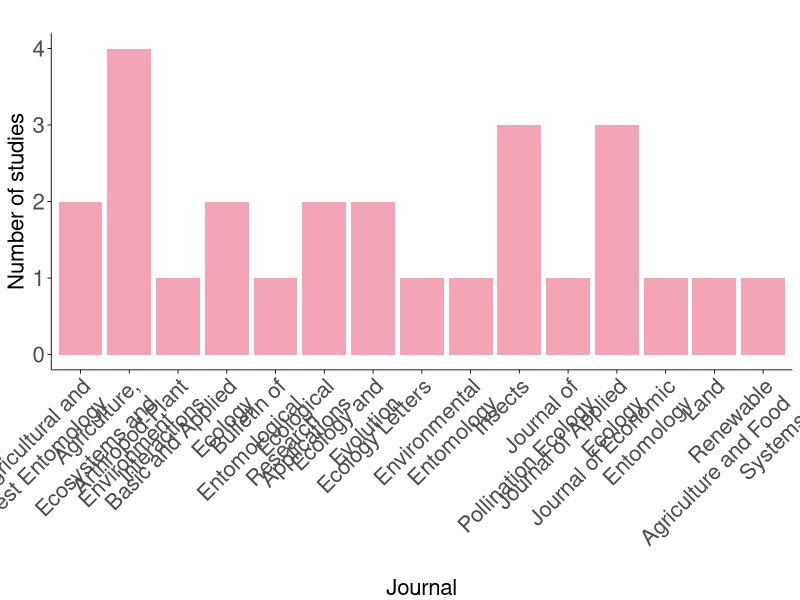

R code for this plot: (Note: this script raises an error after producing the figure.)
################################################################################
#### Ecological Synthesis Lab (SintECO): https://marcomellolab.wordpress.com

#### Authors: Cristina A. Kita, Isabel Alves-dos-Santos, Michael Hrncir, 
#### Sara D. Leonhardt & Marco A. R. Mello

#### See README for further info:
#### https://github.com/CKita/BeeFlow#readme
################################################################################


################################################################################
############################# JOURNALS #########################################
################################################################################


#Let's get ready for running the code provided here. 

#Set the working directory to the source of this script file  
setwd(dirname(rstudioapi::getActiveDocumentContext()$path))
getwd()

#Delete all previous objects
rm(list= ls())

#Load or install the required packages
if(!require(dplyr)){
  install.packages("dplyr")
  library(dplyr)
}

if(!require(ggplot2)){
  install.packages("ggplot2")
  library(ggplot2)
}

if(!require(stringr)){
  install.packages("stringr")
  library(stringr)
}

# First, let's import and check our data set
articles <- read.csv("../Data/Article.csv", h= T, sep = ",")
class(articles)
str(articles)
head(articles)
tail(articles)

# Count the journals
journal_freq <- articles %>%
  count(Journal) %>%
  arrange(desc(n)) %>%
  rename(Frequency = n)

#Choose the colors of the bar graph 

color <- "#f4a4b7" 

# Plot the bar graph
g1 <- ggplot(journal_freq, aes(x = str_wrap(Journal, width = 20),
                               y = Frequency)) +
  geom_bar(stat = "identity", fill = color) +
  labs(title = "",
       x = "Journal",
       y = "Number of studies") +
  theme_minimal() +
  theme(panel.grid.major = element_blank(),        
        panel.grid.minor = element_blank(),        
        axis.title.x = element_text(vjust = -0.5),         
        axis.title.y = element_text(vjust = 1),
        axis.text.x = element_text(angle = 45, hjust = 1),
        axis.line = element_line(color = "black", size = 0.3), 
        axis.ticks = element_line(color = "black", size = 0.3),  
        axis.title = element_text(size = 16),      
        axis.text = element_text(size = 16))
g1

#Export the bar graph as PNG image.

png("../Figure/journals.png", res = 300,
    width = 5000, height = 2000, unit = "px")

g1

dev.off()

########################### THE END ############################################
